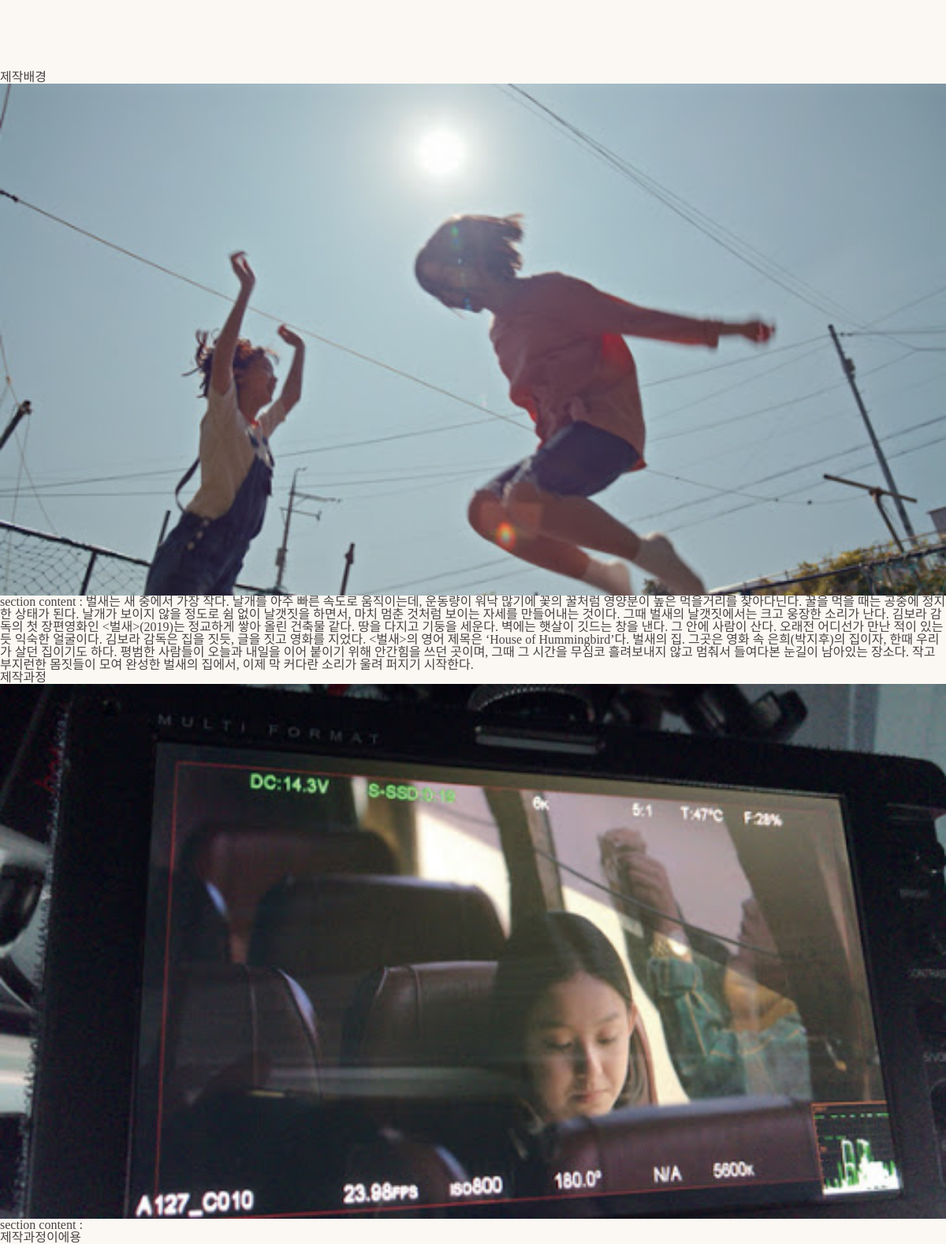
Screenshot of /section/ with the database file from the repository.
### main/models.py (models this page shows, shortened)
class Section(models.Model):
    mid = models.ForeignKey(Movie, on_delete=models.CASCADE, null=True)
    title = models.CharField(max_length=100, blank=False)
    thumbnail = models.ImageField(null=True, blank=True)
    content = models.TextField(default="")

### main/views.py (the view)
# urls.py: path('section/', views.section, name="section"),
def section(request):
    all_sections = Section.objects.all()
    return render(request, "section.html", {"all_sections": all_sections})

### main/templates/section.html
{% extends 'base.html' %}
{% load static %}
{% block content %}
{% for section in all_sections %}
    <h2>
        {{section.title}}
    </h2>
    <img src="{{section.thumbnail}}" alt="{{section.title}}">
    <div>section content :
        <strong>{{section.content | safe}}</strong>
    </div>
{% endfor %}
{% endblock %}

### main/static/css/base.css (style rules this page uses)
* { box-sizing: border-box; text-decoration: none; }
html { height: 100%; }
body { width: 100%; min-width: 960px; height: fit-content; min-height: 100vh; padding: 90px 0px 0px 0px; background-color: #fbf8f3; color: #474344; display: flex; flex-direction: column; font-family: "NanumSquare"; }

### rows the page displays
Section: title "제작배경", thumbnail (picture), content "벌새는 새 중에서 가장 작다. 날개를 아주 빠른 속도로 움직이는데, 운동량이 워낙 많기에 꽃의 꿀처럼 영양분이 높은 먹을거리를 찾아다닌다. 꿀을 먹을 때는 공중에 정지한 상태가 된다. 날개가 보이지 않을 정도로 쉼 없이 날갯짓을 하면서, 마치 멈춘 것처럼 보이는 자세를 만들어내는 것이다. 그때 벌새의 날갯짓에서는 크고 웅장한 소리가 난다. 김보라 감독의 첫 장편영화인 <벌새>(2019)는 정교하게 쌓아 올린 건축물 같다. 땅을 다지고 기둥을 세운다. 벽에는 햇살이 깃드는 창을 낸다. 그 안에 사람이 산다. 오래전 어디선가 만난 적이 있는 듯 익숙한 얼굴이다. 김보라 감독은 집을 짓듯, 글을 짓고 영화를 지었다. <벌새>의 영어 제목은 ‘House of Hummingbird’다. 벌새의 집. 그곳은 영화 속 은희(박지후)의 집이자, 한때 우리가 살던 집이기도 하다. 평범한 사람들이 오늘과 내일을 이어 붙이기 위해 안간힘을 쓰던 곳이며, 그때 그 시간을 무심코 흘려보내지 않고 멈춰서 들여다본 눈길이 남아있는 장소다. 작고 부지런한 몸짓들이 모여 완성한 벌새의 집에서, 이제 막 커다란 소리가 울려 퍼지기 시작한다."
Section: title "제작과정", thumbnail (picture), content "제작과정이에용"
